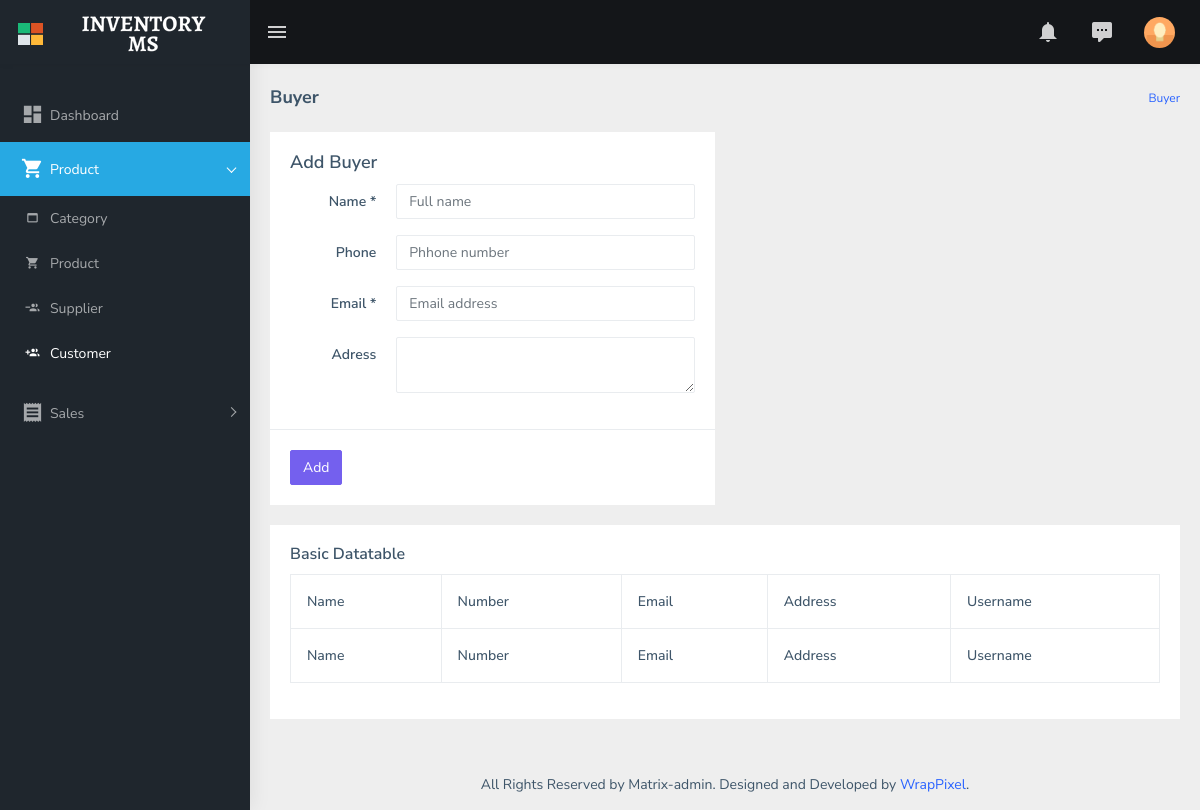
The page /buyer/ (signed in) on the database as committed earlier.
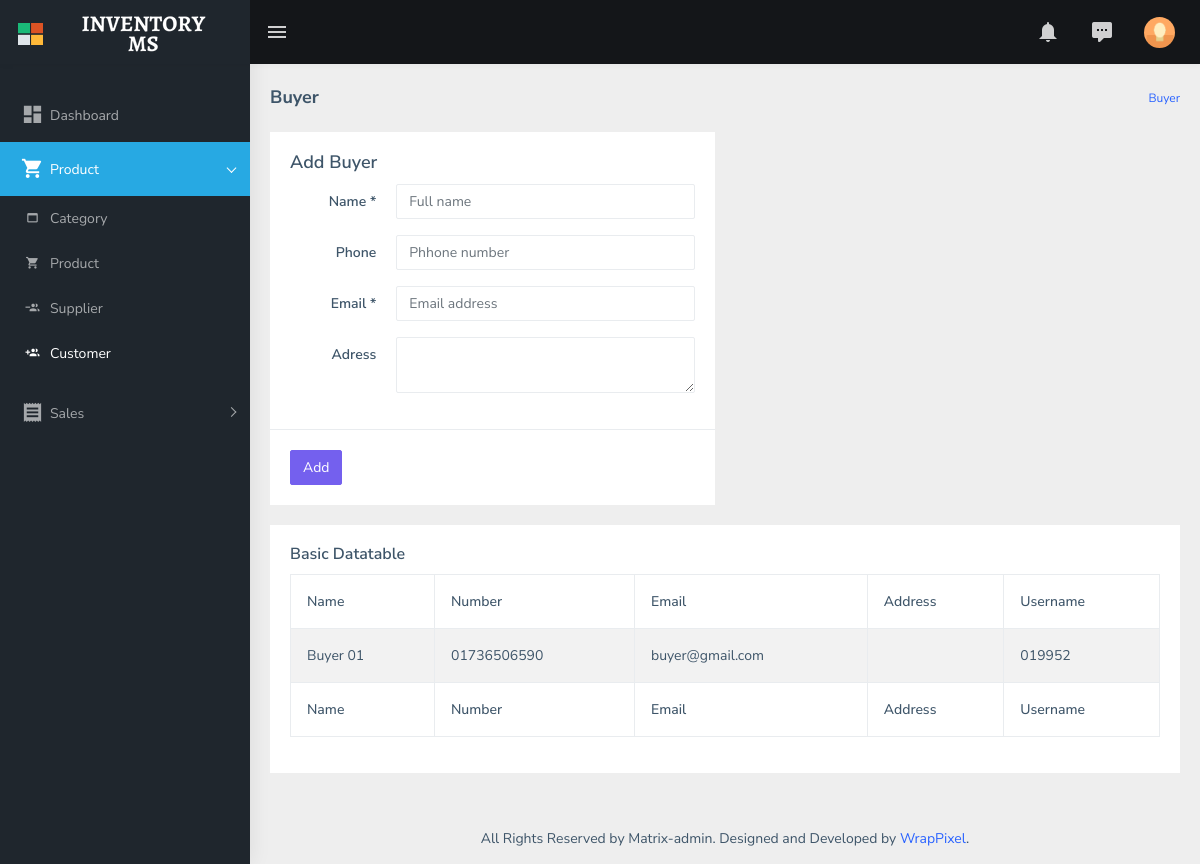
The same page on the database as committed later.
### store/models.py (models this page shows, shortened)
class Buyer(models.Model):
    user = models.OneToOneField(User, on_delete=models.CASCADE)
    name = models.CharField(max_length=120, unique=True)
    address = models.CharField(max_length=220)
    phone = models.CharField(max_length=11)
    created_date = models.DateField(auto_now_add=True)

class User(AbstractUser):
    @property
    def is_supplier(self):
        if hasattr(self, 'supplier'):
            return True
        return False

### store/views.py (the view, shortened to what this page needs)
# urls.py: path('buyer/', views.BuyerView, name="buyer"),
@login_required
def BuyerView(request):
    buyer_list = Buyer.objects.all()
    context = {
        'supplier': buyer_list
    }
    return render(request, 'buyer.html', context)

### store/templates/buyer.html (shortened to what the changed rows need)
{% extends './asset/base.html' %} {% load static %}  {% block content %}
<div class="container-fluid">
    <div class="row">
        <div class="col-12">
          <div class="card">
            <div class="card-body">
              <div class="table-responsive">
                <table
                  id="zero_config"
                  class="table table-striped table-bordered"
                >
                  <thead>
                    <tr>
                      <th>Name</th>
                      <th>Number</th>
                      <th>Email</th>
                      <th>Address</th>
                      <th>Username</th>
                    </tr>
                  </thead>
                  <tbody>
                    {% for item in supplier %}
                    <tr>
                      <td>{{item.name}}</td>
                      <td>{{item.phone}}</td>
                      <td>{{item.user.email}}</td>
                      <td>{{item.address}}</td>
                      <td>{{item.user}}</td>
                    </tr>
                    {% endfor %}
                  </tbody>
                  <tfoot>
                    <tr>
                      <th>Name</th>
                      <th>Number</th>
                      <th>Email</th>
                      <th>Address</th>
                      <th>Username</th>
                    </tr>
                  </tfoot>
                </table>
              </div>
            </div>
          </div>
        </div>
      </div>
</div>
{% endblock %}

Rows that differ between the two databases and show on the page:
added Buyer: name "Buyer 01", phone "01736506590", user.email "buyer@gmail.com", user "019952"
